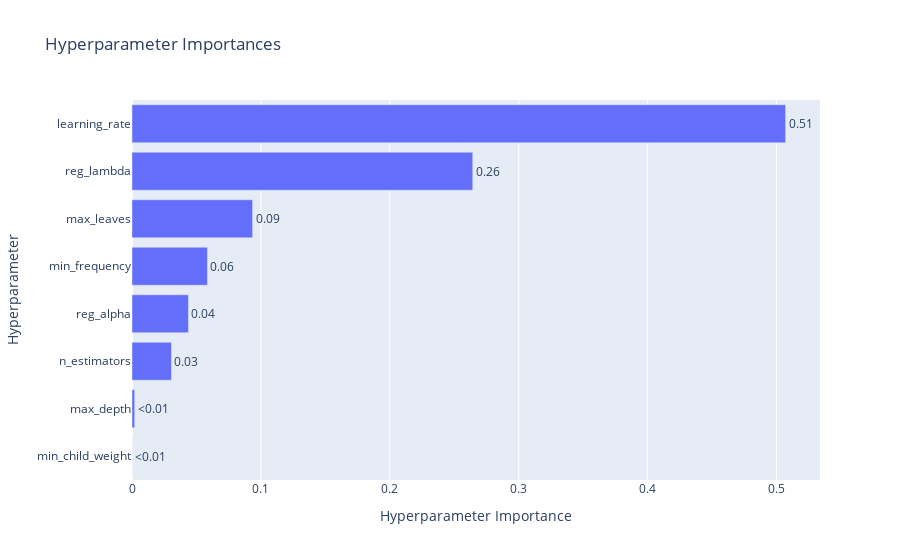

Notebook code for this chart:
### Markdown cell above
Del gráfico de coordenadas paralelas se ve que ciertos hiperparámetros tienen un comportamiento más impredecible, mientras que en otros se puede observar una tendencia. En especial para aquellos casos en donde el MAE es menor (las curvas se detectan de manera más sencilla dado el color que poseen), se observa que el learning_rate converge a valores superiores al 0.09, mientras que el min_frequency converge alrededor de los 0.5 y reg_lambda converge entre 0.4 y 0.5, aproximadamente. De hecho, al observar los resultados de los mejores hiperparámetros para el modelo (pregunta anterior), se corrobora que se obtuvieron resultados para estos hiperparámetros que están cercanos a las tendencias mencionadas.

### Code cell
plot_param_importances(study_pruning)

### Figure 1 — Plotly figure (JSON) as saved in the notebook; plotly's stock layout.template omitted (floating-point values rounded to 4 significant figures)
{"data": [{"cliponaxis": false, "hovertemplate": ["min_child_weight (IntDistribution): 3.580406081015519e-05<extra></extra>", "max_depth (IntDistribution): 0.0020830702668538687<extra></extra>", "n_estimators (IntDistribution): 0.030585533063847148<extra></extra>", "reg_alpha (FloatDistribution): 0.04377967329258686<extra></extra>", "min_frequency (FloatDistribution): 0.058529445237671694<extra></extra>", "max_leaves (IntDistribution): 0.09357258616587262<extra></extra>", "reg_lambda (FloatDistribution): 0.2643634075866595<extra></extra>", "learning_rate (FloatDistribution): 0.5070504803256983<extra></extra>"], "name": "Objective Value", "orientation": "h", "text": ["<0.01", "<0.01", "0.03", "0.04", "0.06", "0.09", "0.26", "0.51"], "textposition": "outside", "type": "bar", "x": [3.58e-05, 0.002083, 0.03059, 0.04378, 0.05853, 0.09357, 0.2644, 0.5071], "y": ["min_child_weight", "max_depth", "n_estimators", "reg_alpha", "min_frequency", "max_leaves", "reg_lambda", "learning_rate"]}], "layout": {"title": {"text": "Hyperparameter Importances"}, "xaxis": {"title": {"text": "Hyperparameter Importance"}}, "yaxis": {"title": {"text": "Hyperparameter"}}}}
